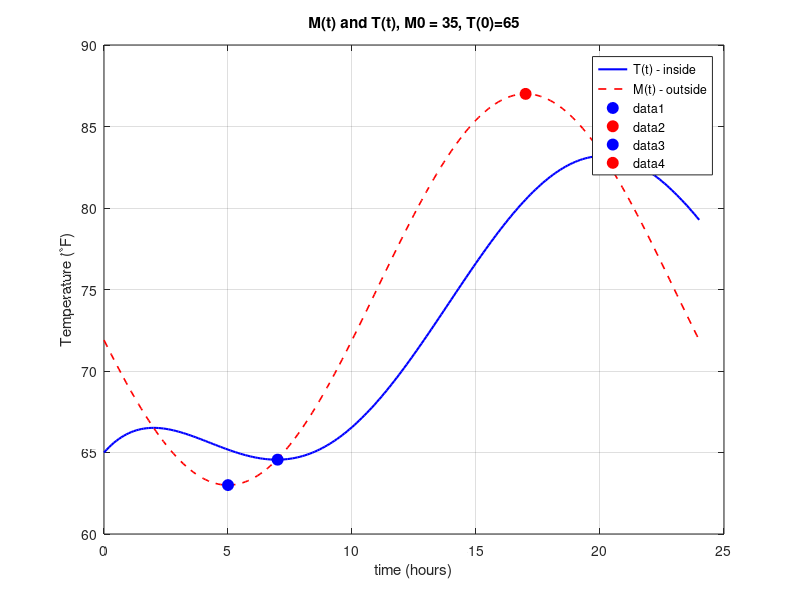

MATLAB code to generate this figure:
%statment of inital conditions and rk4 paramaters
kappa = 0.25;
h = 0.1;
t0 = 0; tf = 24;
t = t0:h:tf;
n = length(t);
T = zeros(1,n);
T(1) = 65;
M0 = 75;
M = @(tt) M0 - 12*cos(pi*(tt-5)/12);
%rk4 function
for i = 1:n-1
  ti = t(i);
  yi = T(i);
  f = @(tt, y) kappa*(M(tt)-y);
  k1 = f(ti, yi);
  k2 = f(ti + h/2, yi + h*k1/2);
  k3 = f(ti + h/2, yi + h*k2/2);
  k4 = f(ti + h, yi + h*k3);
  T(i+1) = yi + (h/6)*(k1 + 2*k2 + 2*k3 + k4);
end
%plotting
figure;
plot(t, T, 'b-', 'LineWidth', 1.5); hold on
plot(t, M(t), 'r--', 'LineWidth', 1.2)
xlabel('time (hours)')
ylabel('Temperature (^\circF)')
title('M(t) and T(t), M0 = 35, T(0)=65')
legend('T(t) - inside','M(t) - outside')
grid on
%finding maxes and mins
[Tmin, idxMin] = min(T);
[Tmax, idxMax] = max(T);
tMin = t(idxMin);
tMax = t(idxMax);
fprintf('Minimum T(t): %.2f °F at t = %.2f hours\n', Tmin, tMin);
fprintf('Maximum T(t): %.2f °F at t = %.2f hours\n', Tmax, tMax);
plot(tMin, Tmin, 'bo', 'MarkerFaceColor', 'b', 'MarkerSize', 8);
plot(tMax, Tmax, 'ro', 'MarkerFaceColor', 'r', 'MarkerSize', 8);

[Tmin, idxMin] = min(M(t));
[Tmax, idxMax] = max(M(t));
MMin = t(idxMin);
MMax = t(idxMax);
plot(MMin, Tmin, 'bo', 'MarkerFaceColor', 'b', 'MarkerSize', 8);
plot(MMax, Tmax, 'ro', 'MarkerFaceColor', 'r', 'MarkerSize', 8);
fprintf('Minimum T(t): %.2f °F at t = %.2f hours\n', Tmin, tMin);
fprintf('Maximum T(t): %.2f °F at t = %.2f hours\n', Tmax, tMax);